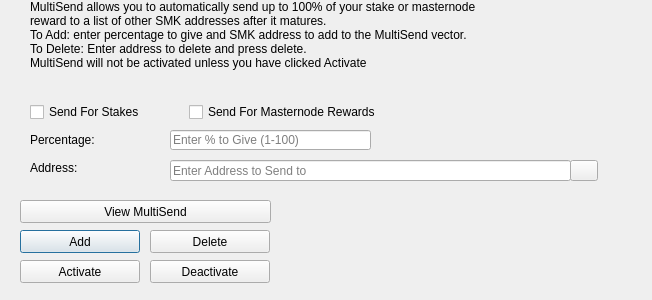
<?xml version="1.0" encoding="UTF-8"?>
<ui version="4.0">
 <class>MultiSendDialog</class>
 <widget class="QDialog" name="MultiSendDialog">
  <property name="windowModality">
   <enum>Qt::NonModal</enum>
  </property>
  <property name="geometry">
   <rect>
    <x>0</x>
    <y>0</y>
    <width>652</width>
    <height>300</height>
   </rect>
  </property>
  <property name="windowTitle">
   <string>MultiSend</string>
  </property>
  <widget class="QLineEdit" name="multiSendPercentEdit">
   <property name="geometry">
    <rect>
     <x>170</x>
     <y>130</y>
     <width>201</width>
     <height>20</height>
    </rect>
   </property>
   <property name="toolTip">
    <string>Enter whole numbers 1 - 100</string>
   </property>
   <property name="placeholderText">
    <string>Enter % to Give (1-100)</string>
   </property>
  </widget>
  <widget class="QLineEdit" name="multiSendAddressEdit">
   <property name="geometry">
    <rect>
     <x>170</x>
     <y>160</y>
     <width>401</width>
     <height>21</height>
    </rect>
   </property>
   <property name="toolTip">
    <string/>
   </property>
   <property name="placeholderText">
    <string>Enter Address to Send to</string>
   </property>
  </widget>
  <widget class="QLabel" name="label_2">
   <property name="geometry">
    <rect>
     <x>30</x>
     <y>0</y>
     <width>451</width>
     <height>121</height>
    </rect>
   </property>
   <property name="lineWidth">
    <number>1</number>
   </property>
   <property name="text">
    <string>MultiSend allows you to automatically send up to 100% of your stake or masternode reward to a list of other SMK addresses after it matures.
To Add: enter percentage to give and SMK address to add to the MultiSend vector.
To Delete: Enter address to delete and press delete.
MultiSend will not be activated unless you have clicked Activate</string>
   </property>
   <property name="alignment">
    <set>Qt::AlignLeading|Qt::AlignLeft|Qt::AlignTop</set>
   </property>
   <property name="wordWrap">
    <bool>true</bool>
   </property>
  </widget>
  <widget class="QLabel" name="message">
   <property name="geometry">
    <rect>
     <x>290</x>
     <y>200</y>
     <width>351</width>
     <height>91</height>
    </rect>
   </property>
   <property name="text">
    <string/>
   </property>
  </widget>
  <widget class="QPushButton" name="addButton">
   <property name="geometry">
    <rect>
     <x>20</x>
     <y>230</y>
     <width>120</width>
     <height>23</height>
    </rect>
   </property>
   <property name="toolTip">
    <string/>
   </property>
   <property name="statusTip">
    <string>Add to MultiSend Vector</string>
   </property>
   <property name="text">
    <string>Add</string>
   </property>
  </widget>
  <widget class="QPushButton" name="disableButton">
   <property name="geometry">
    <rect>
     <x>150</x>
     <y>260</y>
     <width>120</width>
     <height>23</height>
    </rect>
   </property>
   <property name="statusTip">
    <string>Deactivate MultiSend</string>
   </property>
   <property name="text">
    <string>Deactivate</string>
   </property>
  </widget>
  <widget class="QPushButton" name="addressBookButton">
   <property name="geometry">
    <rect>
     <x>570</x>
     <y>160</y>
     <width>28</width>
     <height>21</height>
    </rect>
   </property>
   <property name="toolTip">
    <string>Choose an address from the address book</string>
   </property>
   <property name="text">
    <string/>
   </property>
   <property name="icon">
    <iconset resource="../smk.qrc">
     <normaloff>:/icons/address-book</normaloff>:/icons/address-book</iconset>
   </property>
   <property name="shortcut">
    <string>Alt+A</string>
   </property>
   <property name="autoDefault">
    <bool>false</bool>
   </property>
  </widget>
  <widget class="QLabel" name="label">
   <property name="geometry">
    <rect>
     <x>30</x>
     <y>130</y>
     <width>121</width>
     <height>20</height>
    </rect>
   </property>
   <property name="toolTip">
    <string>Percentage of stake to send</string>
   </property>
   <property name="text">
    <string>Percentage:</string>
   </property>
  </widget>
  <widget class="QLabel" name="label_5">
   <property name="geometry">
    <rect>
     <x>30</x>
     <y>160</y>
     <width>111</width>
     <height>16</height>
    </rect>
   </property>
   <property name="toolTip">
    <string>Address to send portion of stake to</string>
   </property>
   <property name="text">
    <string>Address:</string>
   </property>
  </widget>
  <widget class="QPushButton" name="deleteButton">
   <property name="geometry">
    <rect>
     <x>150</x>
     <y>230</y>
     <width>120</width>
     <height>23</height>
    </rect>
   </property>
   <property name="toolTip">
    <string/>
   </property>
   <property name="statusTip">
    <string>Delete Address From MultiSend Vector</string>
   </property>
   <property name="text">
    <string>Delete</string>
   </property>
  </widget>
  <widget class="QPushButton" name="activateButton">
   <property name="geometry">
    <rect>
     <x>20</x>
     <y>260</y>
     <width>120</width>
     <height>23</height>
    </rect>
   </property>
   <property name="statusTip">
    <string>Activate MultiSend</string>
   </property>
   <property name="text">
    <string>Activate</string>
   </property>
  </widget>
  <widget class="QPushButton" name="viewButton">
   <property name="geometry">
    <rect>
     <x>20</x>
     <y>200</y>
     <width>251</width>
     <height>23</height>
    </rect>
   </property>
   <property name="toolTip">
    <string/>
   </property>
   <property name="statusTip">
    <string>View MultiSend Vector</string>
   </property>
   <property name="text">
    <string>View MultiSend</string>
   </property>
  </widget>
  <widget class="QWidget" name="horizontalLayoutWidget">
   <property name="geometry">
    <rect>
     <x>30</x>
     <y>100</y>
     <width>351</width>
     <height>24</height>
    </rect>
   </property>
   <layout class="QHBoxLayout" name="horizontalLayout">
    <item>
     <widget class="QCheckBox" name="multiSendStakeCheckBox">
      <property name="text">
       <string>Send For Stakes</string>
      </property>
     </widget>
    </item>
    <item>
     <widget class="QCheckBox" name="multiSendMasternodeCheckBox">
      <property name="text">
       <string>Send For Masternode Rewards</string>
      </property>
     </widget>
    </item>
   </layout>
  </widget>
 </widget>
 <resources>
  <include location="../smk.qrc"/>
 </resources>
 <connections/>
</ui>
